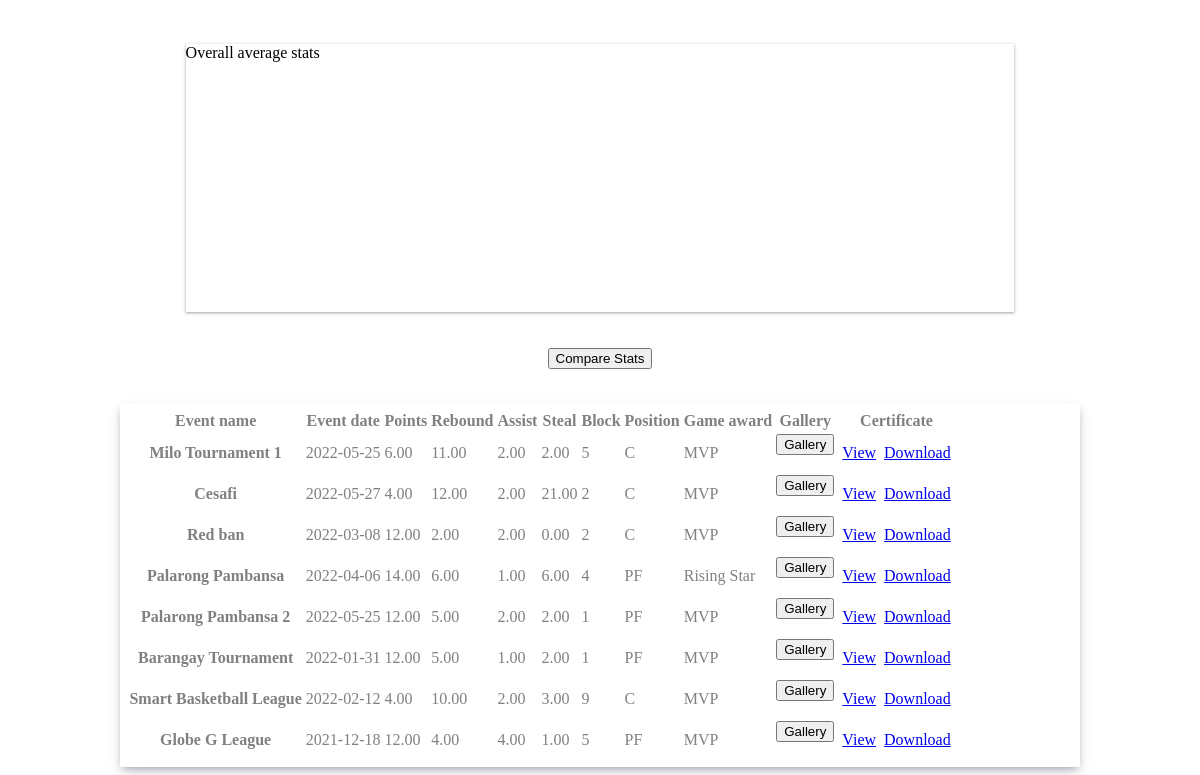
Screenshot of /view_port_ses.php?portId=20 with the database file from the repository.
### tables this page shows
CREATE TABLE `player_portfolio` (
  `event_id` int(11) NOT NULL,
  `user_id` int(11) NOT NULL,
  `event_name` varchar(30) DEFAULT NULL,
  `event_date` varchar(30) DEFAULT NULL,
  `points` decimal(11,2) DEFAULT NULL,
  `rebound` decimal(11,2) DEFAULT NULL,
  `assist` decimal(11,2) DEFAULT NULL,
  `steal` decimal(11,2) DEFAULT NULL,
  `block` int(11) DEFAULT NULL,
  `position` varchar(40) DEFAULT NULL,
  `game_award` varchar(30) DEFAULT NULL,
  `certificate` varchar(60) DEFAULT NULL,
  `user_fullname` varchar(30) DEFAULT NULL,
  `user_address` varchar(30) DEFAULT NULL,
  `port_dob` varchar(30) DEFAULT NULL,
  `event_timestamp` timestamp NOT NULL DEFAULT current_timestamp() ON UPDATE current_timestamp()
);

### view_port_ses.php (the view, shortened to what this page needs)
<?php
$portData = "SELECT * FROM player_portfolio WHERE user_id='$userIdno'";
 $portQuery = mysqli_query($conn, $portData);
if(isset($_GET['portId'])) {
$portId = $_GET['portId'];
$portData = "SELECT * FROM player_portfolio WHERE user_id='$portId'";
$portQuery = mysqli_query($conn, $portData);
}
 ?>
<div class="chart-container animate__animated animate__backInLeft">
  <label>Overall average stats </label>
  <div id="basketballStat" style="height: 250px;"></div>
</div>
<div class="btn-compare-container">
  <div>
    <form action="view_pos_chart_ses.php" method="GET" clas="form-group">
      <br>
      <input type="submit" name="btnCompare" value="Compare Stats" class="btn btn-outline-primary">
    </form>
  </div>
</div>
<div class="port-render-container animate__animated animate__backInRight" style="overflow-x: auto;">
  <table class="tab-des table table-hover">
  <thead>
    <tr>
      <th scope="col">Event name</th>
      <th scope="col">Event date</th>
      <th scope="col">Points</th>
      <th scope="col">Rebound</th>
      <th scope="col">Assist</th>
      <th scope="col">Steal</th>
      <th scope="col">Block</th>
      <th scope="col">Position</th>
      <th scope="col">Game award</th>
      <th scope="col">Gallery</th>
      <th scope="col">Certificate</th>
    </tr>
  </thead>
  <tbody>
  <?php  while($portRow = $portQuery->fetch_assoc()): ?>
    <tr>
      <th scope="row"><?php echo $portRow['event_name']; ?></th>
      <td><?php echo $portRow['event_date']; ?></td>
      <td><?php echo $portRow['points']; ?></td>
      <td><?php echo $portRow['rebound']; ?></td>
      <td><?php echo $portRow['assist']; ?></td>
      <td><?php echo $portRow['steal']; ?></td>
      <td><?php echo $portRow['block']; ?></td>
      <td>
        <?php echo $portRow['position']; ?>
    </td>
      <td><?php echo $portRow['game_award']; ?></td>
      <td>
        <form action="view_gallery_ses.php" method="GET">
          <input type="submit" name="btnGal" value="Gallery" class="btn btn-outline-secondary">
        </form>
      </td>
      <td>
        <div class="btn-a">
          <div class="btn-child">
            <a href="<?php echo "certificate/".$portRow['certificate']; ?>" target="_blank" class="btn btn-outline-secondary">View</a>
          </div>
          <div class="btn-child">
             <a href="<?php echo "certificate/".$portRow['certificate']; ?>" download class="btn btn-outline-secondary">Download</a>
          </div>
        </div>
      </td>
      <td>
        <div class="btn-a">
        </div>
      </td>
    </tr>
  <?php endwhile; ?>
  </tbody>
</table>
</div>

### view_port_ses.php (style rules this page uses)
.port-render-container { box-shadow: rgba(50, 50, 93, 0.25) 0px 6px 12px -2px, rgba(0, 0, 0, 0.3) 0px 3px 7px -3px; padding: 6px; margin: auto; width: 80%; }
.tab-des { color: gray; }
.btn-a { display: flex; }
.btn-child { margin: 4px; }
.chart-container { box-shadow: rgba(60, 64, 67, 0.3) 0px 1px 2px 0px, rgba(60, 64, 67, 0.15) 0px 1px 3px 1px; width: 70%; margin: auto; }
.btn-compare-container { text-align: center; }

### rows the page displays
player_portfolio: event_name "Milo Tournament 1", event_date "2022-05-25", points "6.00", rebound "11.00", assist "2.00", steal "2.00", block "5", position "C", game_award "MVP"
player_portfolio: event_name "Cesafi", event_date "2022-05-27", points "4.00", rebound "12.00", assist "2.00", steal "21.00", block "2", position "C", game_award "MVP"
player_portfolio: event_name "Red ban", event_date "2022-03-08", points "12.00", rebound "2.00", assist "2.00", steal "0.00", block "2", position "C", game_award "MVP"
player_portfolio: event_name "Palarong Pambansa", event_date "2022-04-06", points "14.00", rebound "6.00", assist "1.00", steal "6.00", block "4", position "PF", game_award "Rising Star"
player_portfolio: event_name "Palarong Pambansa 2", event_date "2022-05-25", points "12.00", rebound "5.00", assist "2.00", steal "2.00", block "1", position "PF", game_award "MVP"
player_portfolio: event_name "Barangay Tournament", event_date "2022-01-31", points "12.00", rebound "5.00", assist "1.00", steal "2.00", block "1", position "PF", game_award "MVP"
player_portfolio: event_name "Smart Basketball League", event_date "2022-02-12", points "4.00", rebound "10.00", assist "2.00", steal "3.00", block "9", position "C", game_award "MVP"
player_portfolio: event_name "Globe G League", event_date "2021-12-18", points "12.00", rebound "4.00", assist "4.00", steal "1.00", block "5", position "PF", game_award "MVP"
